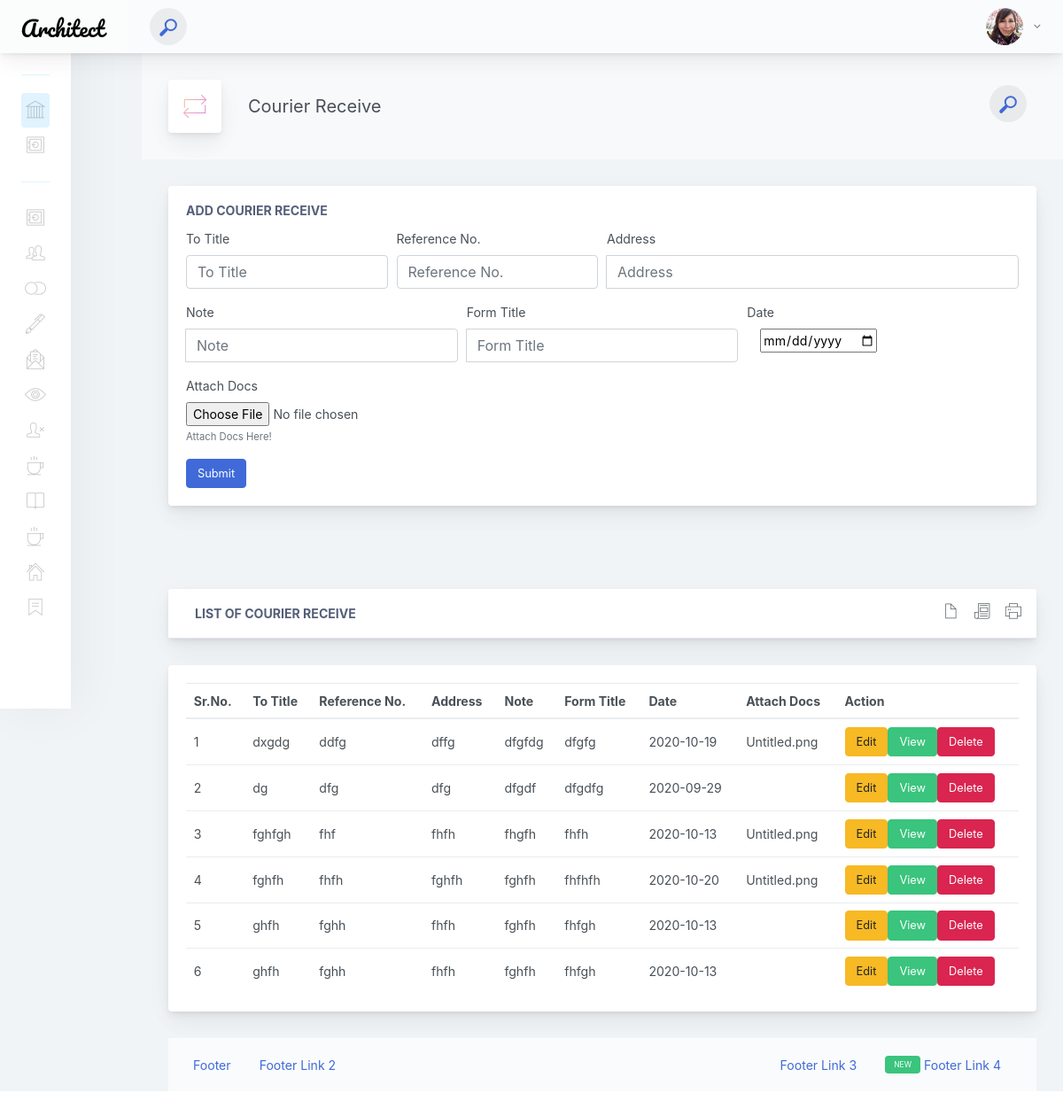
Page /index.php/front_desk/courier_receive on the committed database.
### tables this page shows
CREATE TABLE `courier_receive` (
  `cr_id` int(255) NOT NULL,
  `cr_totitle` varchar(255) DEFAULT NULL,
  `cr_reference` varchar(255) DEFAULT NULL,
  `cr_address` varchar(255) DEFAULT NULL,
  `cr_note` text,
  `cr_fromtitle` varchar(255) DEFAULT NULL,
  `cr_date` date DEFAULT NULL,
  `cr_attach` varchar(255) DEFAULT NULL
);

### application/core/MY_Loader.php (called while the page is built, shortened)
<?php
class MY_Loader extends CI_Loader
{
    public function template($template_name, $vars = array(), $return = false)
    {
        if ($return):
        $content  = $this->view('section/sidebar', $vars, $return);
        $content .= $this->view($template_name, $vars, $return);
        $content .= $this->view('section/footer', $vars, $return);
        return $content; else:
        $this->view($template_name, $vars);
        endif;
    }
}

### application/controllers/front_desk/Courier_receive.php (called while the page is built, shortened)
<?php
class Courier_receive extends MY_Controller
{
	public function __construct()
	{
		$this->load->model('front_desk/Courier_receive_model');
	}
	public function index()
	{
		$data1['courier_receive_list'] = $this->Courier_receive_model->getData();
		$this->load->template('front_desk/courier_receive/index', $data1);
	}
}
?>

### index.php (called while the page is built, shortened)
<?php
require_once BASEPATH.'core/CodeIgniter.php';

### application/models/front_desk/Courier_receive_model.php (called while the page is built, shortened)
<?php
class Courier_receive_model extends CI_Model
{
	public function getData()
	{
		$this->db->select('*');
		$this->db->from('courier_receive');
		$result=$this->db->get()->result();
		return $result;
	}
}
?>

### application/views/front_desk/courier_receive/index.php (the view, shortened to what this page needs)
   <div class="app-main__outer">
    <div class="app-main__inner">
        <div class="app-page-title">
            <div class="page-title-wrapper">
                <div class="page-title-heading">
                    <div class="page-title-icon">
                        <i class="pe-7s-repeat icon-gradient bg-mean-fruit">
                        </i>
                    </div>
                    <div>Courier Receive
                    </div>
                </div>
                <div class="page-title-actions">
                    <div class="d-inline-block dropdown">
                        <div class="search-wrapper">
        <div class="input-holder">
            <button class="search-icon"><span></span></button>
        </div>
    </div>
                    </div>
                </div>
            </div>
        </div>
         <div class="main-card mb-3 card">
            <div class="card-body">
                <h5 class="card-title">Add Courier Receive </h5>
                <?php echo form_open('', ['class' => 'needs-validation',
                'autocomplete' => 'off']); ?>
                    <div class="form-row">
                        <div class="col-md-3 mb-3">
                            <label for="validationCustom01">To Title</label>
                            <input type="text" class="form-control" id="totitle"
                            name="totitle" placeholder="To Title" value="" required>
                        </div>
                        <div class="col-md-3 mb-3">
                            <label for="validationCustom02">Reference No.</label>
                            <input type="text" class="form-control" id="reference"
                            name="reference" placeholder="Reference No." value="" required>
                        </div>
                        <div class="col-md-6 mb-3">
                            <label for="validationCustomUsername">Address</label>
                            <div class="input-group">
                                <input type="text" class="form-control" id="address"
                                name="address" placeholder="Address" aria-describedby="inputGroupPrepend" required>
                            </div>
                        </div>
                         <div class="col-md-4 mb-3">
                            <label for="validationCustomUsername">Note</label>
                            <div class="input-group">
                                <input type="text" class="form-control" id="note"
                                name="note" placeholder="Note" aria-describedby="inputGroupPrepend" required>
                            </div>
                        </div>
                         <div class="col-md-4 mb-3">
                            <label for="validationCustomUsername">Form Title</label>
                            <div class="input-group">
                                <input type="text" class="form-control" id="fromtitle"
                                name="fromtitle" placeholder="Form Title" aria-describedby="inputGroupPrepend" required>
                            </div>
                        </div>
                                    <div class="col-md-3">
                            <label for="exampleSelect" class="">Date</label>
                <div class="col-md-4"> <input type="date" name="start-date" value="yyyy-mm-dd" required>
                </div>
                 </div>
                    </div>
                    <div class="form-group">
                         <div class="position-relative form-group"><label for="exampleFile" class="">Attach Docs</label><input name="file" id="attach" type="file" class="form-control-file">
                                        <small class="form-text text-muted">
                                            Attach Docs Here!
                                        </small>
                                    </div>
                    </div>
                    <button class="btn btn-primary" type="submit">Submit</button>
                    <?php echo form_close(); ?>
            </div>
        </div>
        <br><br><br>
            <div class="main-card mb-3 card">
                    <div class="card-header">
                       List Of Courier Receive
                        <div class="btn-actions-pane-right actions-icon-btn">
                            <button class="btn-icon btn-icon-only btn btn-link"><i class="pe-7s-file btn-icon-wrapper"></i></button>
                            <button class="btn-icon btn-icon-only btn btn-link"><i class="pe-7s-news-paper btn-icon-wrapper"></i></button>
                            <button class="btn-icon btn-icon-only btn btn-link"><i class="pe-7s-print btn-icon-wrapper"></i></button>
                            </div>
                        </div>
                    </div>
    <div class="form-row">
    <div class="col-lg-12">
                <div class="main-card mb-3 card">
                    <div class="card-body">
                        <div class="table-responsive">
                            <table class="mb-0 table">
                                <thead>
                                <tr>
                                    <th>Sr.No.</th>
                                    <th>To Title</th>
                                    <th>Reference No.</th>
                                    <th>Address</th>
                                    <th>Note</th>
                                    <th>Form Title</th>
                                    <th>Date</th>
                                    <th>Attach Docs</th>
                                    <th>Action</th>
                                </tr>
                                </thead>
                                <tbody>
                                    <?php
                                    if(!empty($courier_receive_list))
                                    {
                                    foreach ($courier_receive_list as $key => $value)
                                        {
                                        ?>
                                                    <tr>
<td scope="row"><?php echo !empty($value->cr_id)?$value->cr_id:""; ?></td>
<td><?php echo !empty($value->cr_totitle)?$value->cr_totitle:""; ?> </td>
<td><?php echo !empty($value->cr_reference)?$value->cr_reference:""; ?> </td>
<td><?php echo !empty($value->cr_address)?$value->cr_address:""; ?> </td>
<td><?php echo !empty($value->cr_note)?$value->cr_note:""; ?> </td>
<td><?php echo !empty($value->cr_fromtitle)?$value->cr_fromtitle:""; ?> </td>
<td><?php echo !empty($value->cr_date)?$value->cr_date:""; ?> </td>
<td><?php echo !empty($value->cr_attach)?$value->cr_attach:""; ?> </td>
                                    <td><button class="btn btn-warning">Edit</button><button class="btn btn-success">View</button><button class="btn btn-danger">Delete</button></td>
                                </tr>
                            <?php } } ?>
                                </tbody>
                            </table>
                        </div>
                    </div>
                </div>
            </div>
        </div>

### rows in the picture
courier_receive: cr_id "1", cr_totitle "dxgdg", cr_reference "ddfg", cr_address "dffg", cr_note "dfgfdg", cr_fromtitle "dfgfg", cr_date "2020-10-19", cr_attach "Untitled.png"
courier_receive: cr_id "2", cr_totitle "dg", cr_reference "dfg", cr_address "dfg", cr_note "dfgdf", cr_fromtitle "dfgdfg", cr_date "2020-09-29"
courier_receive: cr_id "3", cr_totitle "fghfgh", cr_reference "fhf", cr_address "fhfh", cr_note "fhgfh", cr_fromtitle "fhfh", cr_date "2020-10-13", cr_attach "Untitled.png"
courier_receive: cr_id "4", cr_totitle "fghfh", cr_reference "fhfh", cr_address "fghfh", cr_note "fghfh", cr_fromtitle "fhfhfh", cr_date "2020-10-20", cr_attach "Untitled.png"
courier_receive: cr_id "5", cr_totitle "ghfh", cr_reference "fghh", cr_address "fhfh", cr_note "fghfh", cr_fromtitle "fhfgh", cr_date "2020-10-13"
courier_receive: cr_id "6", cr_totitle "ghfh", cr_reference "fghh", cr_address "fhfh", cr_note "fghfh", cr_fromtitle "fhfgh", cr_date "2020-10-13"
